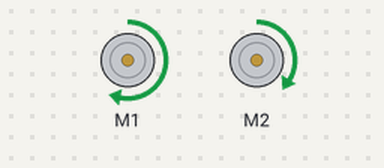
Bench run of a program on a simulated BBC micro:bit (MakeCode). On the bench: 2 × DC motor (green arrow = forward, orange = backward, longer = faster). Random numbers come from a fixed seed.

Above: at 0.15 s.
At 11.78 s:
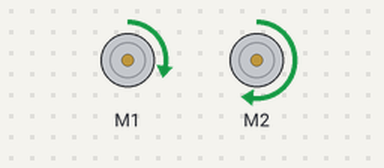
At 20.05 s:
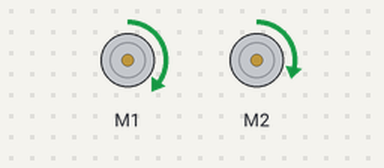
At 39.65 s:
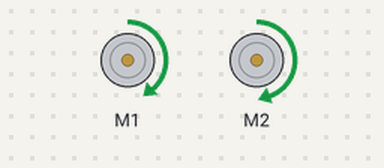
Timing chart, 0 to 40.0 s (numbered marks = the images above):
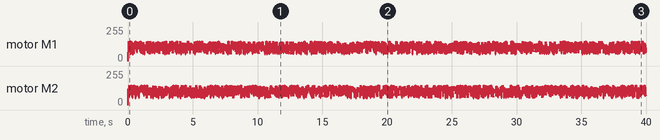

The program:

main.ts
```typescript
let CuentaManchas = 0
basic.forever(function () {
    CuentaManchas = 0
    if (maqueen.IR_read_version() == "1") {
        maqueen.motorStop(maqueen.Motors.M1)
        maqueen.writeLED(maqueen.LED.LEDLeft, maqueen.LEDswitch.turnOn)
        maqueen.writeLED(maqueen.LED.LEDRight, maqueen.LEDswitch.turnOn)
        CuentaManchas += 1
        basic.showNumber(CuentaManchas)
        basic.pause(1000)
    } else {
        maqueen.motorRun(maqueen.Motors.M1, maqueen.Dir.CW, randint(50, 150))
        maqueen.motorRun(maqueen.Motors.M2, maqueen.Dir.CW, randint(50, 150))
    }
})
```

test.ts
```typescript
// aquí va el archivo "tests"; esto no se compilará cuando este paquete se utilice como una extensión.
```
